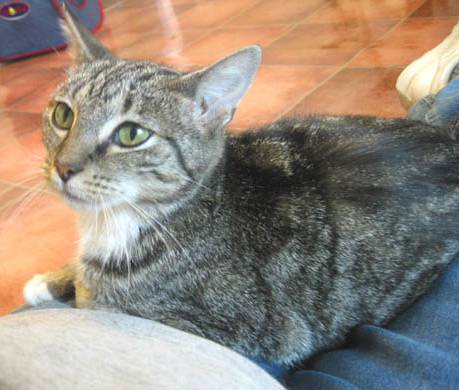
#> input picture cat.jpg, 459 x 390 px
$ jupyter execute --allow-errors Task57.ipynb
#> lines starting #> are read from the running program, lines starting #| are printed output that depends on the picture
[cell 1]
"""
Можна використовувати бібліотеку PIL або бібліотеку openCV.
Створіть функцію для зчитування зображення з диску та його відображення на екрані.
Створіть функцію для збереження зображення на диск.
Створіть функцію для реалізації наступних піксельних операцій:

-зміна контрасності (задання коефіцієнту контрастності та яскравості);
-зміна яскравості (задання коефіцієнту яскравості);
-зміна насиченості (задання коефіцієнту насиченості);
-зміна розміру зображення (задання нової ширини та висоти);
-обізання зображення (задання координат початку та кінця обрізання);
-поворот зображення на заданий кут (задання кута повороту в градусах).
"""

[cell 2]
import os
import cv2
import numpy as np
import matplotlib.pyplot as plt

[cell 3]
# Функція для зчитування зображення
def load_img(file):
#> called with file = 'cat.jpg'
    img = cv2.imread(file, cv2.IMREAD_COLOR)
#> img is the input picture: shape (390, 459, 3); mean B, G, R 125.1, 136.3, 147.5
    return img

[cell 4]
# Функція для відображення зображення на екрані
def show(img):
    plt.imshow(img)
    plt.axis('off')
    plt.show

[cell 5]
image = load_img('cat.jpg')
show(image)

[cell 6]
# Функція запису зображення на диск
def save_file(img):
    cv2.imwrite(file_name, img)

[cell 7]
# Зберігаємо файл на диск
os.mkdir('Image')
file_name = 'Image/cat.jpg'
save_file(load_img('cat.jpg'))

[cell 8]
# Автоконтраст
def auto_contrast(img):
    clahe = cv2.createCLAHE(clipLimit=3., tileGridSize=(8,8)) # CLAHE (Контраст обмеженого адаптивного вирівнювання гістограми)
    lab = cv2.cvtColor(img, cv2.COLOR_BGR2LAB)                # конвертувати колірний простір BGR у LAB
    l, a, b = cv2.split(lab)                                  # розділити на 3 різні канали
    l2 = clahe.apply(l)                                       # застосувати CLAHE до L-каналу
    lab = cv2.merge((l2,a,b))                                 # об'єднати канали
    return cv2.cvtColor(lab, cv2.COLOR_LAB2RGB)               # конвертувати з LAB в RGB

#> (a cell that did not finish here is left out)

[cell 10]
# Зміна контрастності (задания коефіцієнту контрастності та яскравості)
def change_contrast(img, alpha, beta):
    # Змінюємо контраст
#> called with alpha = 0.5, beta = 30
    new_image = cv2.convertScaleAbs(img, alpha=alpha, beta=beta)
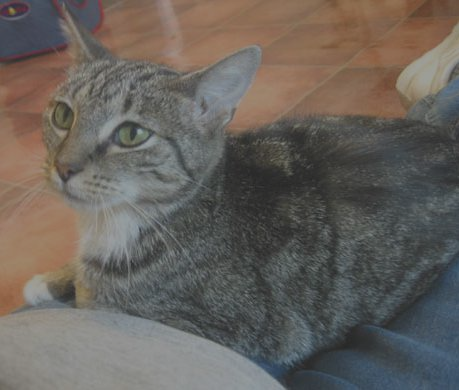
#> new_image: shape (390, 459, 3); mean B, G, R 92.6, 98.1, 103.8
    return new_image
# коефіцієнт контрастності (alpha) та значення яскравості (beta).
# Коефіцієнт контрастності може бути значенням від 0.0 до будь-якого числа, яке вибирається користувачем,
# а значення яскравості може бути значенням від 0 до 100, яке вибирається користувачем.

[cell 11]
img = load_img('cat.jpg')
image_contr = change_contrast(img, 0.5, 30)

[cell 12]
show(image_contr)

[cell 13]
file_name = 'Image/image_contrast.jpg'
save_file(image_contr)

[cell 14]
# Зміна яскравості (задания коефіцієнту яскравості)
def change_brightness(img, value):
    # Змінюємо яскравість
    hsv = cv2.cvtColor(img, cv2.COLOR_BGR2HSV)
    h, s, v = cv2.split(hsv)
    v += value
    final_hsv = cv2.merge((h, s, v))
    new_image = cv2.cvtColor(final_hsv, cv2.COLOR_HSV2RGB)
    return new_image

# Значення яскравості може бути значенням від -255 до 255,
# де значення більше 0 збільшує яскравість, а значення менше 0 зменшує.

#> (a cell that did not finish here is left out)

[cell 16]
file_name = 'Image/image_brightness.jpg'
#> (the rest of this cell did not finish here and is left out)

[cell 17]
# Зміна насиченості (задания коефіцієнту насиченості)
def change_saturation(img):
    x = 5
    hsv_img = cv2.cvtColor(img, cv2.COLOR_BGR2HSV)   # Конвертуємо зображення з формату BGR в HSV
    hsv_img[:, :, 1] = hsv_img[:, :, 1] * x          # Збільшуємо / зменшуємо насиченість
    satur = cv2.cvtColor(hsv_img, cv2.COLOR_HSV2RGB)  # Перетворюємо зображення з формату HSV в RGB
    return satur

#> (a cell that did not finish here is left out)

[cell 19]
file_name = 'Image/image_saturation.jpg'
#> (the rest of this cell did not finish here and is left out)

[cell 20]
# Зміна розміру зображення (задания нової ширини та висоти)
def resize_image(img, width, height):
#> called with width = 1600, height = 1200
    resized_img = cv2.resize(img, (width, height))
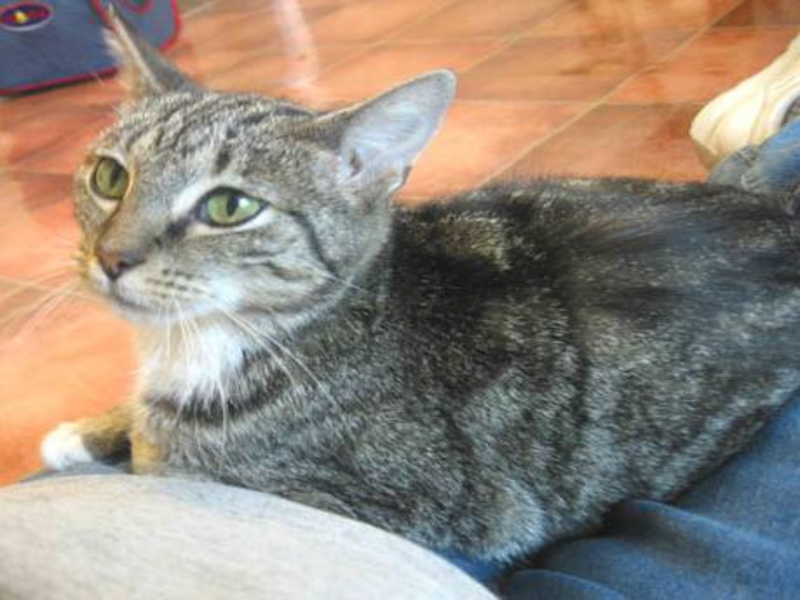
#> resized_img: shape (1200, 1600, 3) (shown at 1/2 size); mean B, G, R 125, 136.1, 147.4
    return resized_img

#> (a cell that did not finish here is left out)

[cell 22]
image_resized = resize_image(img, 1600, 1200)
print(f'розмір зображення {image_resized.shape[0]} x {image_resized.shape[1]}')
#| розмір зображення 1200 x 1600

[cell 23]
show(image_resized)
file_name = 'Image/image_resized.jpg'
save_file(image_resized)

[cell 24]
# Обрізання зображення (задания координат початку та кінця обрізання)
def crop_image(img, x1, y1, x2, y2):
#> called with x1 = 150, y1 = 150, x2 = 300, y2 = 300
    return img[x1:x2,y1:y2]
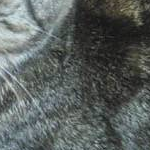
#> returned value: shape (150, 150, 3); mean of channels 0, 1, 2 94, 96.1, 89.9; drawn as B, G, R

#> (a cell that did not finish here is left out)

[cell 26]
img = load_img('cat.jpg')
img_cropped = crop_image(img, 150, 150, 300, 300)
img_cropped.shape
#> Out = (150, 150, 3)

[cell 27]
show(img_cropped)

[cell 28]
file_name = 'Image/image_cropped.jpg'
save_file(img_cropped)

[cell 29]
# Поворот зображення на заданий кут (задания кута повороту в градусах)
def rotate_image(img, angle):
    # Отримуємо висоту та ширину зображення
#> called with angle = 180
    (h, w) = img.shape[:2]
#> h = 390; w = 459
    # Обчислюємо центр зображення
    center = (w / 2, h / 2)
#> center = (229.5, 195)
    # Обчислюємо матрицю перетворення та повертаємо зображення
    M = cv2.getRotationMatrix2D(center, angle, 1.0)
#> M = [[-1, 1.22e-16, 459], [-1.22e-16, -1, 390]]
    rotated_img = cv2.warpAffine(img, M, (w, h))
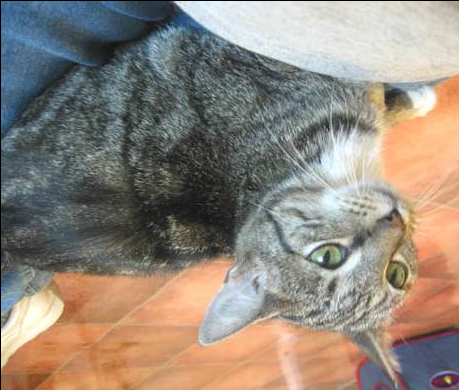
#> rotated_img: shape (390, 459, 3); mean B, G, R 124.6, 135.6, 146.6
    return rotated_img

$ run again, with Image/image_rotated.jpg copied over cat.jpg
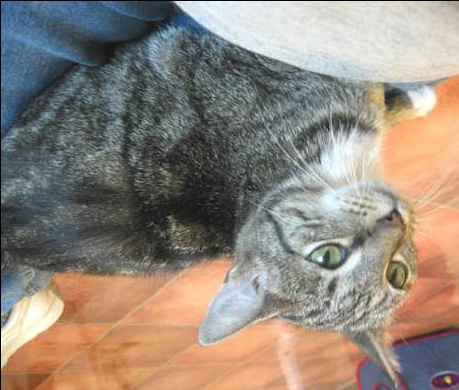
#> input picture Image/image_rotated.jpg, 459 x 390 px
#> in load_img, img is the input picture: shape (390, 459, 3); mean B, G, R 124.6, 135.6, 146.6
#| розмір зображення 1200 x 1600
#> in crop_image, `return img[x1:x2,y1:y2]`:
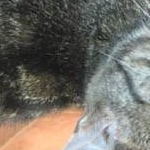
#> returned value: shape (150, 150, 3); mean of channels 0, 1, 2 103.1, 110.1, 112.9; drawn as B, G, R
#> h = 390; w = 459
#> center = (229.5, 195)
#> M = [[-1, 1.22e-16, 459], [-1.22e-16, -1, 390]]
#> in rotate_image, `rotated_img = cv2.warpAffine(img, M, (w, h))`:
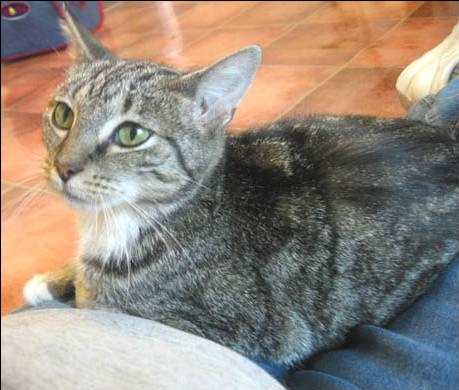
#> rotated_img: shape (390, 459, 3); mean B, G, R 124.6, 135.6, 146.6
